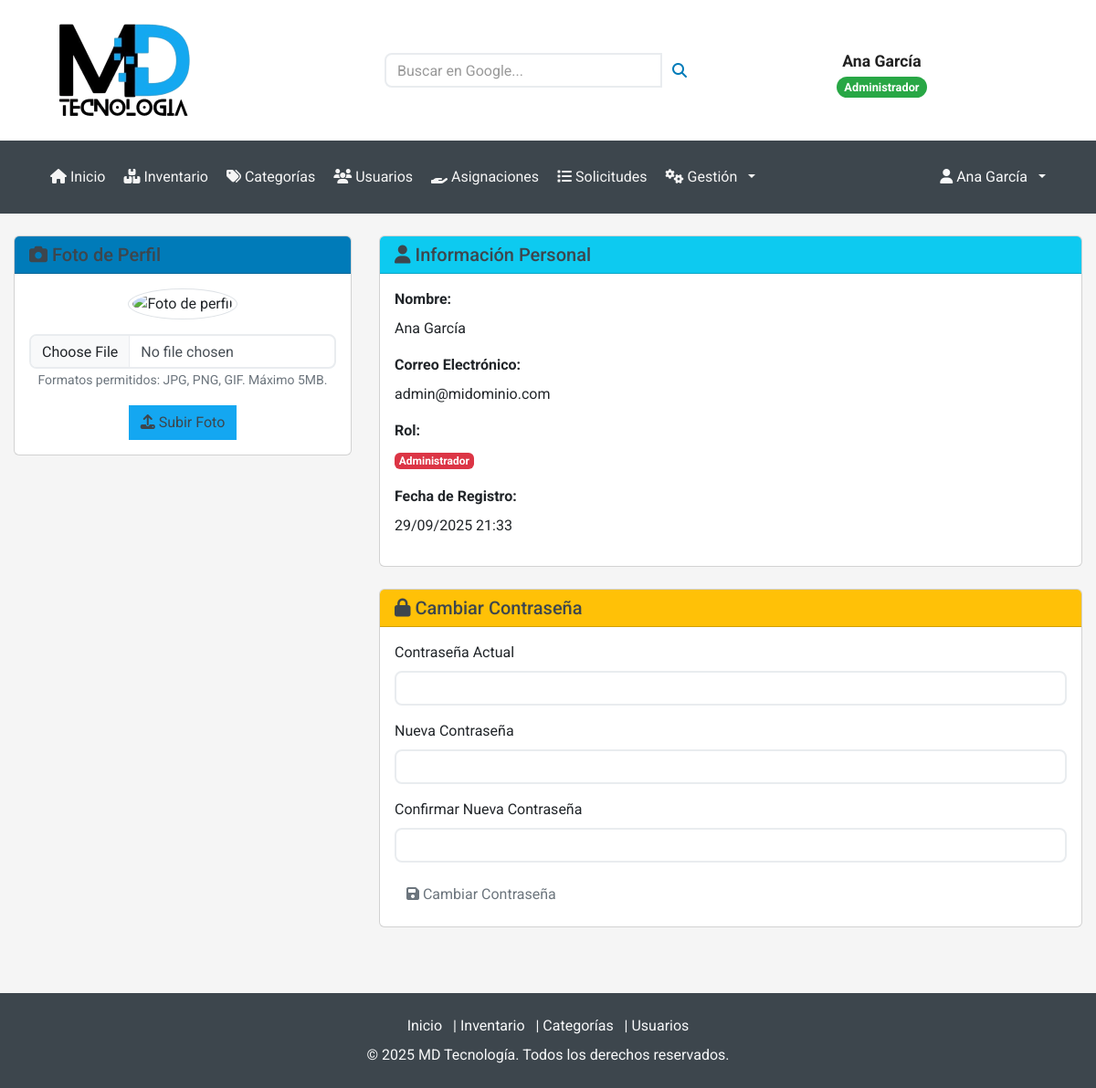
The page /Usuario/Perfil.php (signed in) on the database its author committed.
### tables this page shows
CREATE TABLE usuarios (
  id INT AUTO_INCREMENT PRIMARY KEY,
  nombre VARCHAR(100) NOT NULL,
  correo VARCHAR(100) NOT NULL UNIQUE,
  contrasena VARCHAR(255) NOT NULL,
  rol ENUM('admin','colab') DEFAULT 'colab',
  activo TINYINT(1) DEFAULT 1,
  foto LONGBLOB NULL,  
  foto_tipo VARCHAR(50) NULL,  
  fecha_creacion TIMESTAMP DEFAULT CURRENT_TIMESTAMP
);

### Usuario/Perfil.php (the view, shortened to what this page needs)
<?php
include '../navbar_unificado.php';
require_once '../conexion.php';
$usuario_id = $_SESSION['id'];
try {
    $conexion = new Conexion();
    $mysqli = $conexion->getConexion();
    $stmt = $mysqli->prepare("SELECT nombre, correo, rol, fecha_creacion FROM usuarios WHERE id = ?");
    $stmt->bind_param("i", $usuario_id);
    $stmt->execute();
    $result = $stmt->get_result();
    $usuario = $result->fetch_assoc();
} catch (Exception $e) {
    echo "Error: " . $e->getMessage();
    exit();
}
?>
<div class="container-fluid py-4">
    <div class="row">
        <div class="col-md-4">
            <div class="card">
                <div class="card-header bg-primary text-white">
                    <h5 class="mb-0"><i class="fa fa-camera"></i> Foto de Perfil</h5>
                </div>
                <div class="card-body text-center">
                    <div class="mb-3">
                        <img src="../mostrar_foto_usuario.php" alt="Foto de perfil"
                             class="rounded-circle img-thumbnail"
                             style="width: 150px; height: 150px; object-fit: cover;"
                             id="preview-foto">
                    </div>
                    <form id="form-foto-perfil" enctype="multipart/form-data">
                        <div class="mb-3">
                            <input type="file" class="form-control" id="foto_perfil" name="foto_perfil"
                                   accept="image/*" required>
                            <small class="text-muted">Formatos permitidos: JPG, PNG, GIF. Máximo 5MB.</small>
                        </div>
                        <button type="submit" class="btn btn-primary">
                            <i class="fa fa-upload"></i> Subir Foto
                        </button>
                    </form>
                </div>
            </div>
        </div>
        <div class="col-md-8">
            <div class="card">
                <div class="card-header bg-info text-white">
                    <h5 class="mb-0"><i class="fa fa-user"></i> Información Personal</h5>
                </div>
                <div class="card-body">
                    <div class="row">
                        <div class="col-md-6">
                            <div class="mb-3">
                                <label class="form-label"><strong>Nombre:</strong></label>
                                <p class="form-control-static"><?= htmlspecialchars($usuario['nombre']) ?></p>
                            </div>
                        </div>
                        <div class="col-md-6">
                            <div class="mb-3">
                                <label class="form-label"><strong>Correo Electrónico:</strong></label>
                                <p class="form-control-static"><?= htmlspecialchars($usuario['correo']) ?></p>
                            </div>
                        </div>
                        <div class="col-md-6">
                            <div class="mb-3">
                                <label class="form-label"><strong>Rol:</strong></label>
                                <p class="form-control-static">
                                    <span class="badge bg-<?= $usuario['rol'] === 'admin' ? 'danger' : 'success' ?>">
                                        <?= $usuario['rol'] === 'admin' ? 'Administrador' : 'Colaborador' ?>
                                    </span>
                                </p>
                            </div>
                        </div>
                        <div class="col-md-6">
                            <div class="mb-3">
                                <label class="form-label"><strong>Fecha de Registro:</strong></label>
                                <p class="form-control-static"><?= date('d/m/Y H:i', strtotime($usuario['fecha_creacion'])) ?></p>
                            </div>
                        </div>
                    </div>
                </div>
            </div>
            <div class="card mt-4">
                <div class="card-header bg-warning text-dark">
                    <h5 class="mb-0"><i class="fa fa-lock"></i> Cambiar Contraseña</h5>
                </div>
                <div class="card-body">
                    <form id="form-cambiar-password">
                        <div class="row">
                            <div class="col-md-6">
                                <div class="mb-3">
                                    <label for="password_actual" class="form-label">Contraseña Actual</label>
                                    <input type="password" class="form-control" id="password_actual" name="password_actual" required>
                                </div>
                            </div>
                            <div class="col-md-6">
                                <div class="mb-3">
                                    <label for="password_nueva" class="form-label">Nueva Contraseña</label>
                                    <input type="password" class="form-control" id="password_nueva" name="password_nueva" required>
                                </div>
                            </div>
                            <div class="col-md-6">
                                <div class="mb-3">
                                    <label for="password_confirmar" class="form-label">Confirmar Nueva Contraseña</label>
                                    <input type="password" class="form-control" id="password_confirmar" name="password_confirmar" required>
                                </div>
                            </div>
                        </div>
                        <button type="submit" class="btn btn-warning">
                            <i class="fa fa-save"></i> Cambiar Contraseña
                        </button>
                    </form>
                </div>
            </div>
        </div>
    </div>
</div>
<?php include 'footer.php'; ?>

### css/style.css (style rules this page uses)
*, *::before, *::after { box-sizing: border-box; }
html { font-family: sans-serif; line-height: 1.15; -webkit-text-size-adjust: 100%; -webkit-tap-highlight-color: rgba(0, 0, 0, 0); }
body { margin: 0; font-family: "Roboto", sans-serif; font-size: 1rem; font-weight: 400; line-height: 1.5; color: #6c757d; text-align: left; background-color: #f5f5f5; }
h2, h3, h4, h5, h6 { margin-top: 0; margin-bottom: 0.5rem; }
p { margin-top: 0; margin-bottom: 1rem; }
img { vertical-align: middle; border-style: none; }
button { border-radius: 0; text-transform: none; }
input, button { margin: 0; font-family: inherit; font-size: inherit; line-height: inherit; overflow: visible; }
button:not(:disabled), [type="button"]:not(:disabled), [type="submit"]:not(:disabled) { cursor: pointer; }
h2, h3, h4, h5, h6, .h2, .h3, .h4, .h5, .h6 { margin-bottom: 0.5rem; font-weight: 500; line-height: 1.2; color: #3d464d; }
h5, .h5 { font-size: 1.25rem; }
.container, .container-fluid { width: 100%; padding-right: 15px; padding-left: 15px; margin-right: auto; margin-left: auto; }
.row { display: flex; flex-wrap: wrap; margin-right: -15px; margin-left: -15px; }
.col-6, .col-12, .col-sm-6, .col-md-4, .col-md-5, .col-md-6, .col-md-8, .col-md-12, .col-lg-3, .col-lg-4, .col-lg-5, .col-lg-7, .col-lg-8, .col-lg-9 { position: relative; width: 100%; padding-right: 15px; padding-left: 15px; }
@media (min-width: 768px) { .col-md-4 { flex: 0 0 33.33333%; max-width: 33.33333%; } }
@media (min-width: 768px) { .col-md-8 { flex: 0 0 66.66667%; max-width: 66.66667%; } }
.form-control { display: block; width: 100%; height: calc(1.5em + 0.75rem + 2px); padding: 0.375rem 0.75rem; font-size: 1rem; font-weight: 400; line-height: 1.5; color: #495057; background-color: #fff; background-clip: padding-box; border: 1px solid #ced4da; border-radius: 0; transition: border-color 0.15s ease-in-out, box-shadow 0.15s ease-in-out; }
.form-control::placeholder { color: #999999; opacity: 1; }
.btn { display: inline-block; font-weight: 400; color: #6c757d; text-align: center; vertical-align: middle; user-select: none; background-color: transparent; border: 1px solid transparent; padding: 0.375rem 0.75rem; font-size: 1rem; line-height: 1.5; border-radius: 0; transition: color 0.15s ease-in-out, background-color 0.15s ease-in-out, border-color 0.15s ease-in-out, box-shadow 0.15s ease-in-out; }
.btn:not(:disabled):not(.disabled) { cursor: pointer; }
.btn-primary { color: #212529; background-color: #14a7f1; border-color: #14a7f1; }
.badge { display: inline-block; padding: 0.25em 0.4em; font-size: 75%; font-weight: 700; line-height: 1; text-align: center; white-space: nowrap; vertical-align: baseline; transition: color 0.15s ease-in-out, background-color 0.15s ease-in-out, border-color 0.15s ease-in-out, box-shadow 0.15s ease-in-out; }
.bg-primary { background-color: #007bb9 !important; }
.rounded-circle { border-radius: 50% !important; }
.mb-0 { margin-bottom: 0 !important; }
.mb-3, .my-3 { margin-bottom: 1rem !important; }
.mt-4, .my-4 { margin-top: 1.5rem !important; }
.py-4 { padding-top: 1.5rem !important; padding-bottom: 1.5rem !important; }
.text-center { text-align: center !important; }
.text-dark { color: #3d464d !important; }
.text-muted { color: #6c757d !important; }
.h4, h5, h6 { font-weight: 500 !important; }
.btn.btn-primary { color: #3d464d !important; }
.form-control, .form-select { border-radius: 8px; border: 2px solid #e9ecef; transition: border-color 0.3s; }

### rows shown on the page
usuarios: nombre "Ana García", correo "admin@midominio.com", fecha_creacion "29/09/2025 21:33"

### other values the page prints
$nombreUsuario "Ana García"
$rolUsuario "Administrador"
